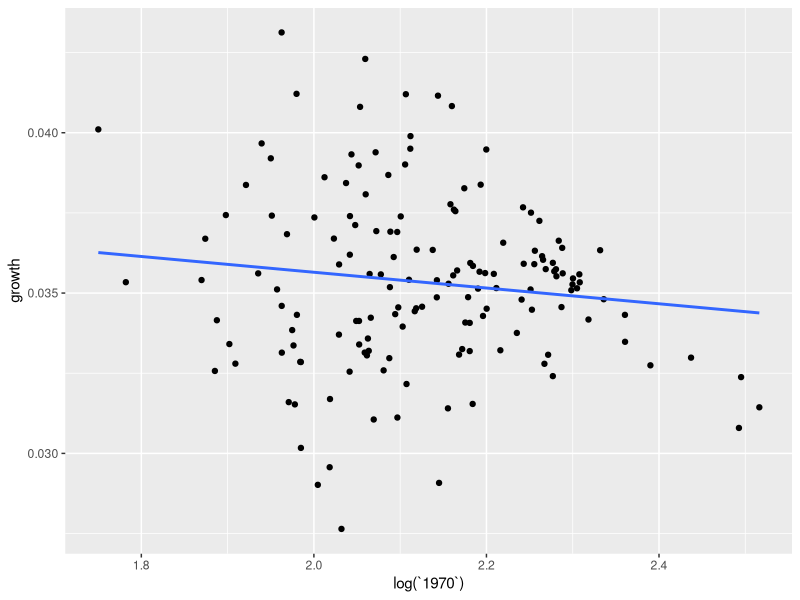
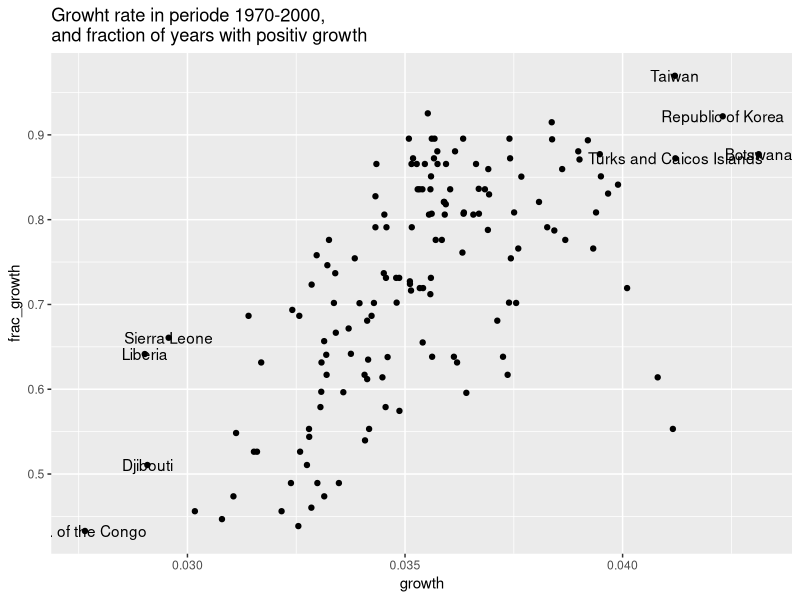

R code for these plots, in order:

# Seminar 4
library(tidyverse)


# 1. Reading wrangling data -----------------------------------------------

# Read
pwt <- read.csv("data/pwt.csv")

# subseting
gdp_nor <- pwt[pwt$countrycode == "NOR" & pwt$year %in% 1980:2000, c("year", "gdp")] 

# Annual growth rate
pwt |> 
    filter( country == "China",
            year %in% c(1970,2000)
            ) |> 
    mutate( lag_gdp = lag(gdp),
            growth = exp((log(gdp)-log(lag_gdp))/30)-1
            )


# The solow model: Poor countries grows faster than rich.

pwt_growth <- as_tibble(pwt) |> 
    mutate( lgdp = log(gdp)
            ) |> 
    filter( year %in% c(1970,2000)
    ) |> 
    select(country, year, lgdp) |>
    pivot_wider( names_from = year, values_from =  lgdp 
                 ) |> 
    mutate( growth = exp(log(`2000`)-log(`1970`) )/30
            )



# 2) Growth rate rich vs. poor countries --------------------------------


pwt_growth |> 
    ggplot( aes( y = growth, x = log(`1970`) )
            ) +
    geom_point() +
    geom_smooth( method = "lm", se = F)

# 3) Create a dummy
growht_years <- pwt |>
    as_tibble() |>
    filter(!countrycode %in% c("ABW", "AGO", "AIA", "ALB", "ARE") 
           ) |>
    mutate(increased = ifelse(gdp > lag(gdp), 1, 0),
           indx = 1,
           .by = country
           ) |>
    filter( !is.na(increased) )


# Fraction of growht years
growht_years |> 
    summarise( frac_growth = sum(increased, na.rm = T)/sum(indx)
               )

# Compare growth to fraction growht years
df <- growht_years |> 
    summarise( frac_growth = sum(increased, na.rm = T)/sum(indx),
               .by = country
    ) |> 
    left_join(
    pwt_growth,
    join_by( country)
    ) |> 
    filter( !is.na( growth) )

df |> 
    ggplot( aes(x = growth, y = frac_growth) 
            ) +
    geom_point( ) +
    geom_text(
        data = df |> arrange(growth) |> tail(4),
        aes(x = growth, y = frac_growth, label = country),
        inherit.aes = F
    ) +
    geom_text(
        data = df |> arrange(growth) |> head(4),
        aes(x = growth, y = frac_growth, label = country),
        inherit.aes = F
    ) +
    labs( title = "Growht rate in periode 1970-2000,\nand fraction of years with positiv growth")


# 3 . Proportional elections ----------------------------------------------


# 1) vector number votes each party 

fun_fair_representatives <- function(vec, representative) {
    # return number of representative for each party, based on fraction votes- 
    representative*vec/sum(vec)
}


#
fun_fair_representatives( vec = c(ap = 50, frp = 20, hoyre = 10), representative = 100)

fun_dHondt <- function(stemmer, ant_rep) {
    
    l <- list(  )
    l <- lapply( names(stemmer),\(x) l[[x]] = 0   )
    names(l) <- names(stemmer)

    repr <- ant_rep
    stemmer <- sort(stemmer, decreasing = T) 
    for( i in 1:repr){
        parti = names(stemmer[1])
        l[[parti]] = l[[parti]] + 1 

        stemmer[1]<- stemmer[1]/2
        cat("Partiet ", parti, " tildelt 1 stemmer,\nhar nå", l[[parti]], " antall stemmer.\n" 
        )
        stemmer <- sort(stemmer, decreasing = T) 
    }
    l
}

stemmer_oslo <- list(
    "Høyre" = 117998,
    "Arbeiderpartiet" =  66804,
    "Miljøpartiet De Grønne"  = 36975,
    "SV - Sosialistisk Venstreparti" =  36612,
    "Venstre" = 32954,
    "Fremskrittspartiet" =  21976,
    "Rødt" =  20929,
    "Kristelig Folkeparti" =  6220,
    "Partiet Sentrum"= 4461,
    "Industri- og Næringspartiet" = 4035,
    "Senterpartiet" =  2989,
    "Pensjonistpartiet" = 2054,
    "Folkestyret-listen" = 1995,
    "Folkets Parti" = 1948,
    "Norgesdemokratene" = 982,
    "Partiet Mot Bompenger" =  883,
    "Konservativt" =  775,
    "Liberalistene" = 626,
    "Alliansen - Alternativ for Norge" = 468,
    "Norges Kommunistiske Parti" = 394,
    "Kystpartiet" = 307
    )

stemmer_oslo<- stemmer_oslo |> unlist() 

class(stemmer_oslo)

# calculate the number of repr. for each party.
oslo <- fun_dHondt( stemmer = stemmer_oslo, ant_rep =  59)


## read data 
election <- vroom::vroom( "data/election.csv")
election$Fylkenavn <- sub( "\\?\\?", "ø", election$Fylkenavn)
names(election) <- sub( "\\?\\?", "ø", names(election))

election_long <- election |> pivot_longer( -c(1,2))
 
# Find the number of representatives for each party in each regio

tbl_election_fylke <- election_long |>
    group_by( Fylkenavn) |>
    nest() |>
    mutate( 
        rep =  map(data, \(x) filter(x, name == "repr") |>pull( value ) ),
        stemmer = map(data, \(x) { x |> filter( name != "repr") |> pull( value, name) })
        )

# Fordeling av represntater til fylke
tbl_election_fylke2 <- tbl_election_fylke |>
    mutate( repr = map2(stemmer, rep, \(s, r) {fun_dHondt(stemmer = s, ant_rep = r) }  ) )


a <- tbl_election_fylke2$repr[[1]] |> unlist() 

# 
fun_Sainte_Lague <- function(stemmer, ant_rep) {
    
    l <- list(  )
    l <- lapply( names(stemmer),\(x) l[[x]] = 0   )
    names(l) <- names(stemmer)

    repr <- ant_rep
    stemmer <- sort(stemmer, decreasing = T) 
    for( i in 1:repr){
        parti = names(stemmer[1])
        l[[parti]] = l[[parti]] + 1 

        stemmer[1]<- stemmer[1]/(1 + 2*l[[parti]] )
        cat("Partiet ", parti, " tildelt 1 stemmer,\nhar nå", l[[parti]], " antall stemmer.\n" 
        )
        stemmer <- sort(stemmer, decreasing = T) 
    }
    l
}


stem <- c("AP" = 500, "FRP" = 5, "MDG" = 4)
fun_Sainte_Lague(stemmer = stem, ant_rep = 10)

tbl_election_fylke3 <- tbl_election_fylke2 |> 
     mutate( sainte_lague = map2( rep, stemmer, \(rep, stemmer) fun_Sainte_Lague(stemmer = stemmer, ant_rep = rep) |> unlist() )
     )


# How the differences is by the diff. rules:
tbl_election_fylke3$repr[[1]] |> unlist()
tbl_election_fylke3$sainte_lague[[1]]

